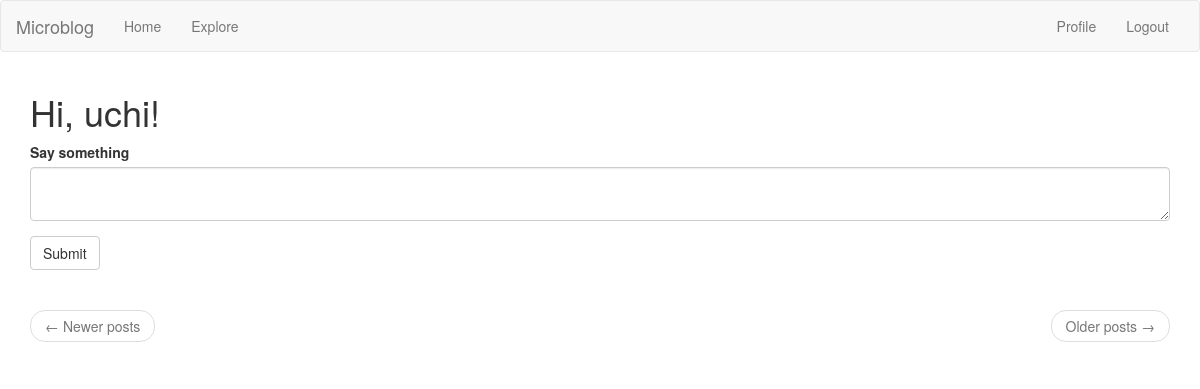
The page /index (signed in) on the database as committed earlier.
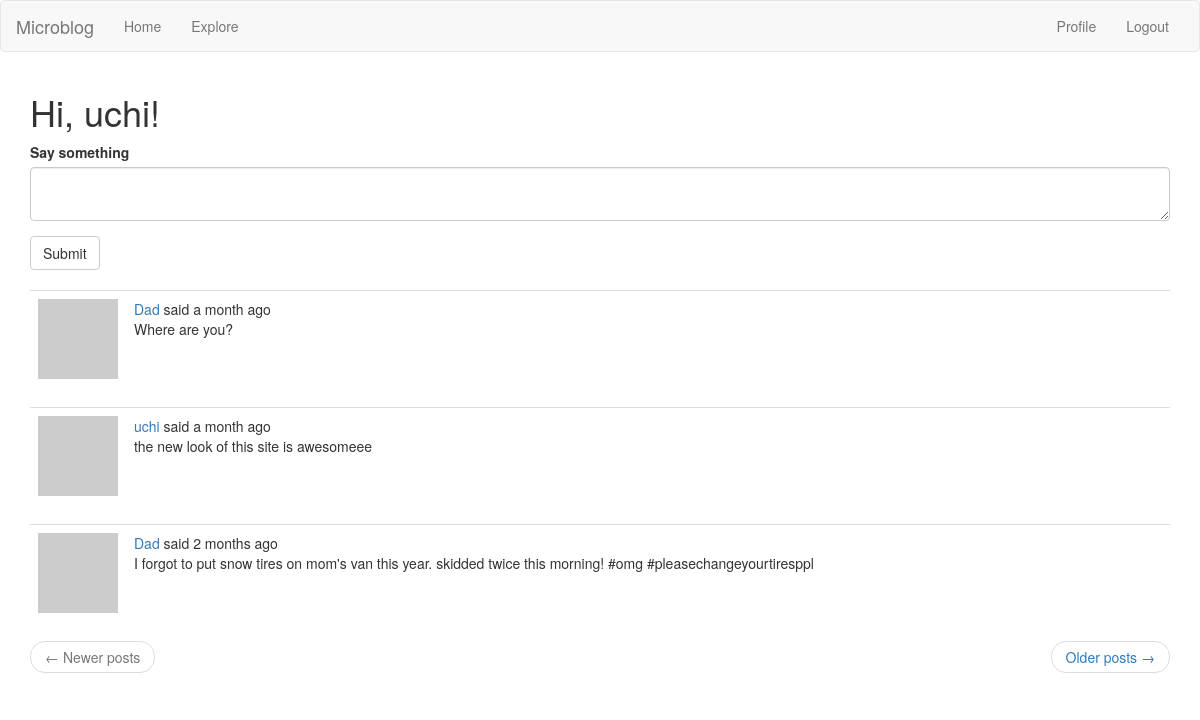
The same page on the database as committed later.
### app/models.py (models this page shows, shortened)
class Post(db.Model):
    id = db.Column(db.Integer, primary_key = True)
    body = db.Column(db.String(140))
    timestamp = db.Column(db.DateTime, index = True, default = datetime.utcnow)
    user_id = db.Column(db.Integer, db.ForeignKey("user.id"))
    language = db.Column(db.String(5))

### app/routes.py (the view, shortened to what this page needs)
@flaskApp.route("/", methods = ["GET", "POST"])
@flaskApp.route("/index", methods = ["GET", "POST"])
@login_required
def index():
    form = PostForm()
    page = request.args.get("page", 1, type = int)
    posts = current_user.followed_posts().paginate(page,
        flaskApp.config["POSTS_PER_PAGE"], False)
    next_url = url_for("index", page = posts.next_num) if posts.has_next else None
    prev_url = url_for("index", page = posts.prev_num) if posts.has_prev else None
    return render_template("index.html", title = _("Home Page"), form = form,
        posts = posts.items, next_url = next_url, prev_url = prev_url)

### app/forms.py
class PostForm(FlaskForm):
    post = TextAreaField(_l("Say something"), validators=[DataRequired(),
        Length(min=0, max=140)])
    submit = SubmitField(_l("Submit"))

### app/models.py (called while the page is built)
@login.user_loader
def load_user(id):
    return User.query.get(int(id))

    def avatar(self, size):
        digest = md5(self.email.lower().encode("utf-8")).hexdigest()
        return "https://www.gravatar.com/avatar/{}?d=retro&s={}".format(digest, size)

    def followed_posts(self):
        followed = Post.query.join(followers,(
            followers.c.followed_id == Post.user_id)).filter(
            followers.c.follower_id == self.id)
        own = Post.query.filter(Post.user_id == self.id)
        return followed.union(own).order_by(Post.timestamp.desc())

### app/routes.py (called while the page is built)
@flaskApp.before_request
def before_request():
    if current_user.is_authenticated:
        current_user.last_seen = datetime.utcnow()
        db.session.commit()
    g.locale = str(get_locale())

### app/templates/index.html
{% extends "base.html" %}
{% import 'bootstrap/wtf.html' as wtf %}
{% block app_content %}
    <h1>{{ _("Hi, %(username)s!", username = current_user.username) }}</h1>
    {% if form %}
            {{ wtf.quick_form(form) }}
    <br>
    {% endif %}
    {% for post in posts %}
        {% include "_post.html" %}
    {% endfor %}
    <nav aria-label="...">
        <ul class="pager">
            <li class="previous{% if not prev_url %} disabled{% endif %}">
                <a href="{{ prev_url or '#' }}">
                    <span aria-hidden="true">&larr;</span> {{ _("Newer posts") }}
                </a>
            </li>
            <li class="next{% if not next_url %} disabled{% endif %}">
                <a href="{{ next_url or '#' }}">
                    {{ _("Older posts") }} <span aria-hidden="true">&rarr;</span>
                </a>
            </li>
        </ul>
    </nav>
{% endblock %}

### app/templates/_post.html (shortened to what this page needs)
<table class = "table table-hover">
    <tr>
        <td width = "70px">
            <a href = "{{ url_for('user', username = post.author.username) }}">
                <img src = "{{ post.author.avatar(70) }}">
            </a>
        </td>
        <td>
            {{ _("%(username)s said %(when)s",
                username = user_link, when = moment(post.timestamp).fromNow()) }}
            <br>
            <span id="post{{ post.id }}">{{ post.body }}</span>
        </td>
    </tr>
</table>

Rows that differ between the two databases and show on the page:
added Post: body "Where are you?"
added Post: body "the new look of this site is awesomeee"
added Post: body "I forgot to put snow tires on mom's van this year. skidded twice this morning! #omg #pleasechangeyourtiresppl"
